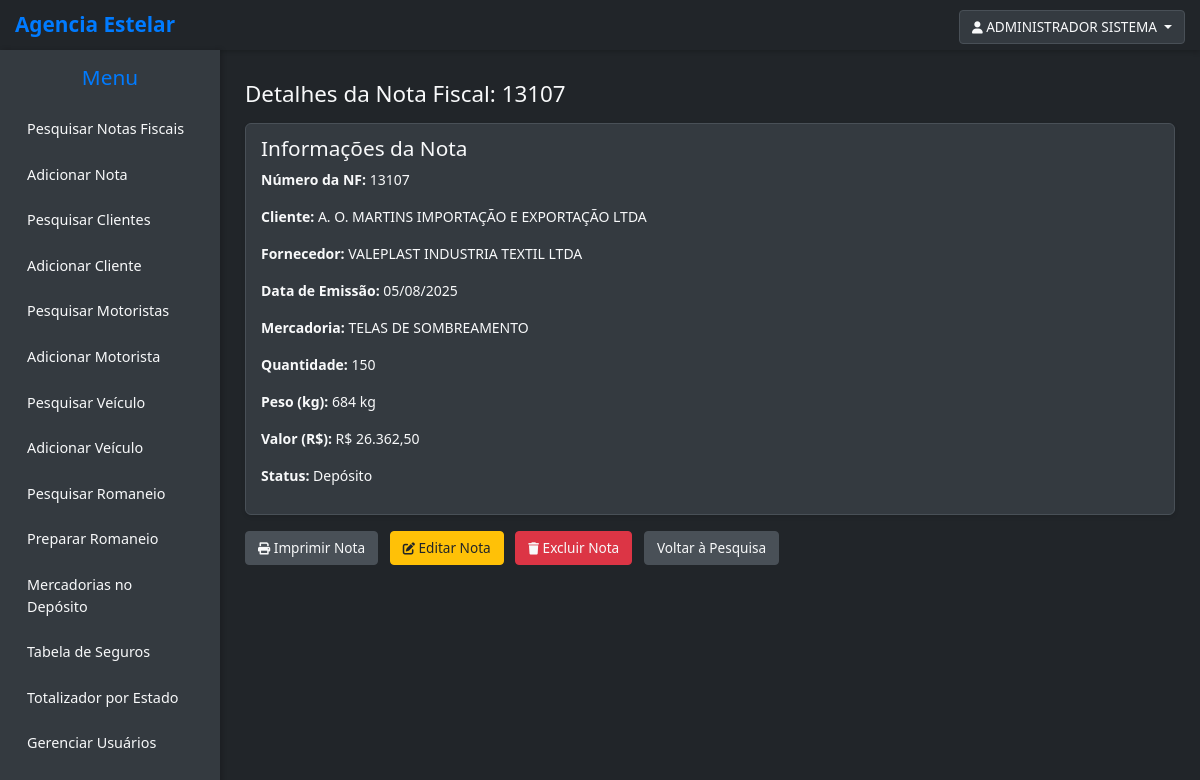
The page /notas/notas/24/detalhes/ (signed in) on the database as committed earlier.
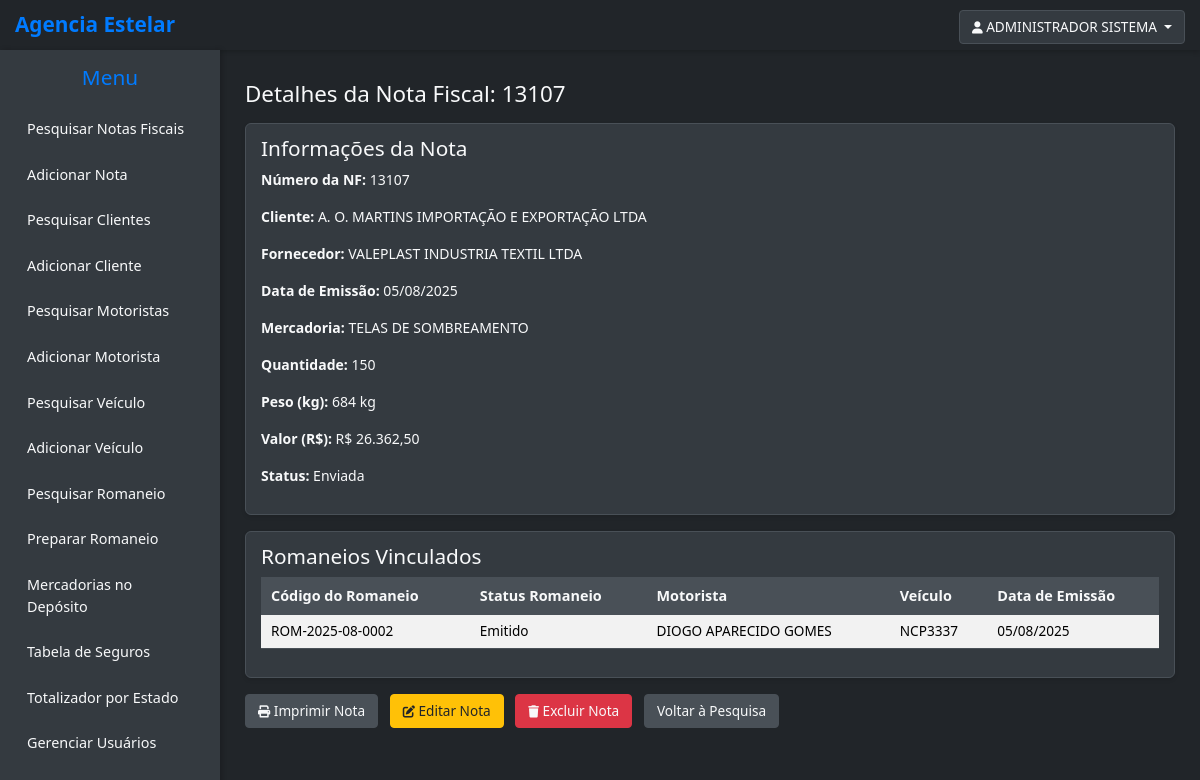
The same page on the database as committed later.
### notas/models.py (models this page shows, shortened)
class UpperCaseMixin:
    def save(self, *args, **kwargs):
        uppercase_fields = [
            'razao_social', 'nome_fantasia', 'inscricao_estadual', 'endereco',
            'complemento', 'bairro', 'cidade',
            'nome', 'codigo_seguranca', 'endereco', 'complemento', 'bairro', 'cidade',
            'numero_consulta',
            'fornecedor', 'mercadoria',
            'marca', 'modelo', 'cidade',
            'proprietario_nome_razao_social', 'proprietario_rg_ie', 'proprietario_endereco',
            'proprietario_bairro', 'proprietario_cidade',
            'first_name', 'last_name',
            'numero_consulta', 'gerenciadora',
        ]
        for field_name in uppercase_fields:
            if hasattr(self, field_name) and getattr(self, field_name):
                current_value = getattr(self, field_name)
                if isinstance(current_value, str):
                    setattr(self, field_name, current_value.upper())
        super().save(*args, **kwargs)

class NotaFiscal(UpperCaseMixin, models.Model):
    cliente = models.ForeignKey(Cliente, on_delete=models.PROTECT, related_name='notas_fiscais', verbose_name="Cliente")
    nota = models.CharField(max_length=50, verbose_name="Número da Nota")
    data = models.DateField(verbose_name="Data de Emissão") # Nome 'data' mantido, era o que o Django esperava
    fornecedor = models.CharField(max_length=200, verbose_name="Fornecedor")
    mercadoria = models.CharField(max_length=200, verbose_name="Mercadoria")
    quantidade = models.DecimalField(max_digits=10, decimal_places=2, verbose_name="Quantidade")
    peso = models.DecimalField(max_digits=10, decimal_places=2, verbose_name="Peso (kg)")
    valor = models.DecimalField(max_digits=10, decimal_places=2, verbose_name="Valor (R$)")
    STATUS_NF_CHOICES = [ # Renomeado para evitar conflito com Cliente.STATUS_CHOICES
        ('Depósito', 'Depósito'),
        ('Enviada', 'Enviada'),
    ]
    status = models.CharField(max_length=20, default='Depósito', choices=STATUS_NF_CHOICES, verbose_name="Status da NF")
    romaneios = models.ManyToManyField(
        'RomaneioViagem',
        related_name='notas_vinculadas', # Related_name específico para evitar conflitos
        blank=True,
        verbose_name="Romaneios Vinculados"
    )
    class Meta:
        verbose_name = "Nota Fiscal"
        verbose_name_plural = "Notas Fiscais"
        ordering = ['-data', 'nota']
        constraints = [
            UniqueConstraint(fields=['nota', 'cliente', 'mercadoria', 'quantidade', 'peso'],
                             name='unique_nota_fiscal_por_campos_chave')
        ]

class Cliente(UpperCaseMixin, models.Model):
    razao_social = models.CharField(max_length=255, unique=True, verbose_name="Razão Social") # Adicionado unique=True
    cnpj = models.CharField(max_length=18, unique=True, blank=True, null=True, verbose_name="CNPJ")
    nome_fantasia = models.CharField(max_length=255, blank=True, null=True, verbose_name="Nome Fantasia")
    inscricao_estadual = models.CharField(max_length=20, blank=True, null=True, verbose_name="Inscrição Estadual")
    endereco = models.CharField(max_length=255, blank=True, null=True, verbose_name="Endereço")
    numero = models.CharField(max_length=10, blank=True, null=True, verbose_name="Número")
    complemento = models.CharField(max_length=255, blank=True, null=True, verbose_name="Complemento")
    bairro = models.CharField(max_length=100, blank=True, null=True, verbose_name="Bairro")
    cidade = models.CharField(max_length=100, blank=True, null=True, verbose_name="Cidade")
    estado = models.CharField(max_length=2, blank=True, null=True, verbose_name="Estado (UF)")
    cep = models.CharField(max_length=9, blank=True, null=True, verbose_name="CEP")
    telefone = models.CharField(max_length=20, blank=True, null=True, verbose_name="Telefone")
    email = models.EmailField(blank=True, null=True, verbose_name="Email")
    STATUS_CHOICES = [
        ('Ativo', 'Ativo'),
        ('Inativo', 'Inativo'),
    ]
    status = models.CharField(max_length=10, choices=STATUS_CHOICES, default='Ativo', verbose_name="Status")
    class Meta:
        verbose_name = "Cliente"
        verbose_name_plural = "Clientes"
        ordering = ['razao_social']

class RomaneioViagem(models.Model):
    codigo = models.CharField(max_length=20, unique=True, verbose_name="Código do Romaneio")
    STATUS_ROMANEIO_CHOICES = [
        ('Rascunho', 'Rascunho'),
        ('Emitido', 'Emitido'),
    ]
    status = models.CharField(max_length=10, choices=STATUS_ROMANEIO_CHOICES, default='Rascunho', verbose_name="Status do Romaneio")
    cliente = models.ForeignKey(
        Cliente,
        on_delete=models.PROTECT,
        related_name='romaneios_cliente',
        verbose_name="Cliente"
    )
    veiculo = models.ForeignKey(
        Veiculo,
        on_delete=models.PROTECT,
        related_name='romaneios_veiculo',
        verbose_name="Unidade de Veículo"
    )
    motorista = models.ForeignKey(
        Motorista,
        on_delete=models.PROTECT,
        related_name='romaneios_motorista',
        verbose_name="Motorista"
    )
    notas_fiscais = models.ManyToManyField(
        NotaFiscal,
        related_name='romaneios_vinculados',
        blank=True,
        verbose_name="Notas Fiscais"
    )
    data_emissao = models.DateTimeField(default=timezone.now, verbose_name="Data de Emissão")
    observacoes = models.TextField(blank=True, null=True, verbose_name="Observações")
    class Meta:
        verbose_name = "Romaneio de Viagem"
        verbose_name_plural = "Romaneios de Viagem"
        ordering = ['-data_emissao', 'codigo']

class Motorista(UpperCaseMixin, models.Model):
    nome = models.CharField(max_length=255, verbose_name="Nome Completo")
    cpf = models.CharField(max_length=14, unique=True, verbose_name="CPF") # Ex: 000.000.000-00
    cnh = models.CharField(max_length=11, unique=True, blank=True, null=True, verbose_name="CNH")
    codigo_seguranca = models.CharField(max_length=10, blank=True, null=True, verbose_name="Código de Segurança CNH")
    vencimento_cnh = models.DateField(blank=True, null=True, verbose_name="Vencimento CNH")
    uf_emissao_cnh = models.CharField(max_length=2, blank=True, null=True, verbose_name="UF Emissão CNH")
    telefone = models.CharField(max_length=20, blank=True, null=True, verbose_name="Telefone")
    endereco = models.CharField(max_length=255, blank=True, null=True, verbose_name="Endereço")
    numero = models.CharField(max_length=10, blank=True, null=True, verbose_name="Número")
    complemento = models.CharField(max_length=255, blank=True, null=True, verbose_name="Complemento")
    bairro = models.CharField(max_length=100, blank=True, null=True, verbose_name="Bairro")
    cidade = models.CharField(max_length=100, blank=True, null=True, verbose_name="Cidade")
    estado = models.CharField(max_length=2, blank=True, null=True, verbose_name="Estado (UF)")
    cep = models.CharField(max_length=9, blank=True, null=True, verbose_name="CEP")
    data_nascimento = models.DateField(blank=True, null=True, verbose_name="Data de Nascimento")
    numero_consulta = models.CharField(max_length=50, blank=True, null=True, verbose_name="Número da Última Consulta")
    TIPO_COMPOSICAO_MOTORISTA_CHOICES = [
        ('Simples', 'Simples (Carro/Van/Truck)'),
        ('Carreta', 'Carreta (Caminhão Trator + 1 Reboque/Semi-reboque)'),
        ('Bi-trem', 'Bi-trem (Caminhão Trator + 2 Reboques/Semi-reboques)'),
    ]
    tipo_composicao_motorista = models.CharField(
        max_length=50,
        choices=TIPO_COMPOSICAO_MOTORISTA_CHOICES,
        default='Simples',
        verbose_name="Tipo de Composição que Dirige"
    )
    veiculo_principal = models.ForeignKey( # Caminhão Trator, Carro ou Van
        'Veiculo',
        on_delete=models.SET_NULL,
        blank=True,
        null=True,
        related_name='motoristas_veiculo_principal',
        verbose_name="Veículo Principal (Placa 1)"
    )
    reboque_1 = models.ForeignKey( # Primeiro Reboque/Semi-reboque (se Carreta ou Bi-trem)
        'Veiculo',
        on_delete=models.SET_NULL,
        blank=True,
        null=True,
        related_name='motoristas_reboque_1',
        verbose_name="Reboque 1 (Placa 2)"
    )
    reboque_2 = models.ForeignKey( # Segundo Reboque/Semi-reboque (se Bi-trem)
        'Veiculo',
        on_delete=models.SET_NULL,
        blank=True,
        null=True,
        related_name='motoristas_reboque_2',
        verbose_name="Reboque 2 (Placa 3)"
    )
    class Meta:
        verbose_name = "Motorista"
        verbose_name_plural = "Motoristas"
        ordering = ['nome']

class Veiculo(UpperCaseMixin, models.Model):
    TIPO_UNIDADE_CHOICES = [
        ('Carro', 'Carro'),
        ('Van', 'Van'),
        ('Truck', 'Caminhão Trator'),
        ('Reboque', 'Reboque'),
        ('Semi-reboque', 'Semi-reboque'),
    ]
    tipo_unidade = models.CharField(
        max_length=50,
        choices=TIPO_UNIDADE_CHOICES,
        default='Truck',
        verbose_name="Tipo da Unidade de Veículo"
    )
    placa = models.CharField(max_length=7, unique=True, verbose_name="Placa") # Max_length ajustado para 7 (Mercosul)
    pais = models.CharField(max_length=50, default='Brasil', verbose_name="País")
    estado = models.CharField(max_length=2, blank=True, null=True, verbose_name="Estado (UF)")
    cidade = models.CharField(max_length=100, blank=True, null=True, verbose_name="Cidade")
    chassi = models.CharField(max_length=17, unique=True, blank=True, null=True, verbose_name="Chassi") # Max_length ajustado para 17
    renavam = models.CharField(max_length=11, unique=True, blank=True, null=True, verbose_name="Renavam")
    rntrc = models.CharField(max_length=12, blank=True, null=True, verbose_name="RNTRC")
    ano_fabricacao = models.IntegerField(blank=True, null=True, verbose_name="Ano de Fabricação")
    marca = models.CharField(max_length=100, blank=True, null=True, verbose_name="Marca")
    modelo = models.CharField(max_length=100, blank=True, null=True, verbose_name="Modelo")
    largura = models.DecimalField(max_digits=6, decimal_places=2, blank=True, null=True, verbose_name="Largura (m)")
    altura = models.DecimalField(max_digits=6, decimal_places=2, blank=True, null=True, verbose_name="Altura (m)")
    comprimento = models.DecimalField(max_digits=6, decimal_places=2, blank=True, null=True, verbose_name="Comprimento (m)")
    cubagem = models.DecimalField(max_digits=10, decimal_places=2, blank=True, null=True, verbose_name="Cubagem (m³)")
    proprietario_cpf_cnpj = models.CharField(max_length=18, blank=True, null=True, verbose_name="CPF/CNPJ do Proprietário")
    proprietario_nome_razao_social = models.CharField(max_length=255, blank=True, null=True, verbose_name="Nome/Razão Social do Proprietário")
    proprietario_rg_ie = models.CharField(max_length=20, blank=True, null=True, verbose_name="RG/IE do Proprietário")
    proprietario_telefone = models.CharField(max_length=20, blank=True, null=True, verbose_name="Telefone do Proprietário")
    proprietario_endereco = models.CharField(max_length=255, blank=True, null=True, verbose_name="Endereço do Proprietário")
    proprietario_numero = models.CharField(max_length=10, blank=True, null=True, verbose_name="Número do Proprietário")
    proprietario_bairro = models.CharField(max_length=100, blank=True, null=True, verbose_name="Bairro do Proprietário")
    proprietario_cidade = models.CharField(max_length=100, blank=True, null=True, verbose_name="Cidade do Proprietário")
    proprietario_estado = models.CharField(max_length=2, blank=True, null=True, verbose_name="Estado do Proprietário (UF)")
    proprietario_cep = models.CharField(max_length=9, blank=True, null=True, verbose_name="CEP do Proprietário")
    class Meta:
        verbose_name = "Unidade de Veículo"
        verbose_name_plural = "Unidades de Veículos"
        ordering = ['placa']

### notas/views.py (the view)
# urls.py: path('notas/<int:pk>/detalhes/', views.detalhes_nota_fiscal, name='detalhes_nota_fiscal'),
def detalhes_nota_fiscal(request, pk):
    nota = get_object_or_404(NotaFiscal, pk=pk)
    romaneios_vinculados = nota.romaneios_vinculados.all().order_by('-data_emissao')
    context = {
        'nota': nota,
        'romaneios_vinculados': romaneios_vinculados,
    }
    return render(request, 'notas/detalhes_nota_fiscal.html', context)

### notas/models.py (called while the page is built)
    def get_full_name(self):
        return f"{self.first_name} {self.last_name}".strip()

    @property
    def is_admin(self):
        return self.tipo_usuario == 'admin'

    @property
    def is_cliente(self):
        return self.tipo_usuario == 'cliente'

    def can_access_funcionalidades(self):
        return self.is_admin or self.is_funcionario

### notas/templatetags/format_filters.py (called while the page is built)
@register.filter
def format_brazilian_currency(value):
    if value is None:
        return ''
    try:
        locale.setlocale(locale.LC_ALL, 'pt_BR.UTF-8')
    except locale.Error:
        pass
    try:
        float_value = float(value)
        if float_value == 0:
            return 'R$ 0,00'
        formatted = f"{float_value:,.2f}".replace(',', 'X').replace('.', ',').replace('X', '.')
        return f"R$ {formatted}"
    except (ValueError, TypeError):
        return str(value)

@register.filter
def format_brazilian_weight(value):
    if value is None:
        return ''
    formatted_number = format_brazilian_number(value, 0)
    return f"{formatted_number} kg"

@register.filter
def format_brazilian_quantity(value):
    return format_brazilian_number(value, 0)

### notas/templates/notas/detalhes_nota_fiscal.html (shortened to what this page needs)
{% extends 'base.html' %}
{% load format_filters %}
{% block content %}
<div class="container mt-4">
    <h2>Detalhes da Nota Fiscal: {{ nota.nota }}</h2>
    <div class="card card-body mb-4">
        <h3>Informações da Nota</h3>
        <p><strong>Número da NF:</strong> {{ nota.nota }}</p>
        <p><strong>Cliente:</strong> {{ nota.cliente.razao_social }}</p>
        <p><strong>Fornecedor:</strong> {{ nota.fornecedor }}</p>
        <p><strong>Data de Emissão:</strong> {{ nota.data|date:"d/m/Y" }}</p>
        <p><strong>Mercadoria:</strong> {{ nota.mercadoria }}</p>
        <p><strong>Quantidade:</strong> {{ nota.quantidade|format_brazilian_quantity }}</p>
        <p><strong>Peso (kg):</strong> {{ nota.peso|format_brazilian_weight }}</p>
        <p><strong>Valor (R$):</strong> {{ nota.valor|format_brazilian_currency }}</p>
        <p><strong>Status:</strong> {{ nota.get_status_display }}</p>
    </div>
    {% if nota.romaneios_vinculados.all %}
    <div class="card card-body mt-4">
        <h3>Romaneios Vinculados</h3>
        <table class="table table-striped table-hover">
            <thead>
                <tr>
                    <th>Código do Romaneio</th>
                    <th>Status Romaneio</th>
                    <th>Motorista</th>
                    <th>Veículo</th>
                    <th>Data de Emissão</th>
                </tr>
            </thead>
            <tbody>
                {% for romaneio in nota.romaneios_vinculados.all %}
                    <tr>
                        <td>{{ romaneio.codigo }}</td>
                        <td>{{ romaneio.get_status_display }}</td>
                        <td>{{ romaneio.motorista.nome }}</td>
                        <td>{{ romaneio.veiculo.placa }}</td>
                        <td>{{ romaneio.data_emissao|date:"d/m/Y" }}</td>
                    </tr>
                {% endfor %}
            </tbody>
        </table>
    </div>
    {% endif %}
    <div class="mt-4">
        <a href="{% url 'notas:imprimir_nota_fiscal' nota.pk %}" class="btn btn-secondary me-2" target="_blank">
            <i class="fas fa-print"></i> Imprimir Nota
        </a>
        {% if user.is_admin or user.is_funcionario %}
            <a href="{% url 'notas:editar_nota_fiscal' nota.pk %}" class="btn btn-warning me-2">
                <i class="fas fa-edit"></i> Editar Nota
            </a>
            <form action="{% url 'notas:excluir_nota_fiscal' nota.pk %}" method="post" style="display:inline;" onsubmit="return confirm('Tem certeza que deseja excluir esta nota fiscal?');">
                <button type="submit" class="btn btn-danger me-2">
                    <i class="fas fa-trash"></i> Excluir Nota
                </button>
            </form>
        {% endif %}
        {% if user.is_cliente %}
            <a href="{% url 'notas:minhas_notas_fiscais' %}" class="btn btn-secondary">Voltar às Minhas Notas</a>
        {% else %}
            <a href="{% url 'notas:listar_notas_fiscais' %}" class="btn btn-secondary">Voltar à Pesquisa</a>
        {% endif %}
    </div>
</div>
{% endblock %}

Rows that differ between the two databases and show on the page:
changed NotaFiscal "VALEPLAST INDUSTRIA TEXTIL LTDA": status "Depósito" → "Enviada"
added RomaneioViagem: codigo "ROM-2025-08-0002", status "Emitido", motorista.nome "DIOGO APARECIDO GOMES", veiculo.placa "NCP3337", data_emissao "05/08/2025"
Other text that changed with them:
text now shown: "Romaneios Vinculados Código do Romaneio Status Romaneio Motorista Veículo Data de Emissão"
